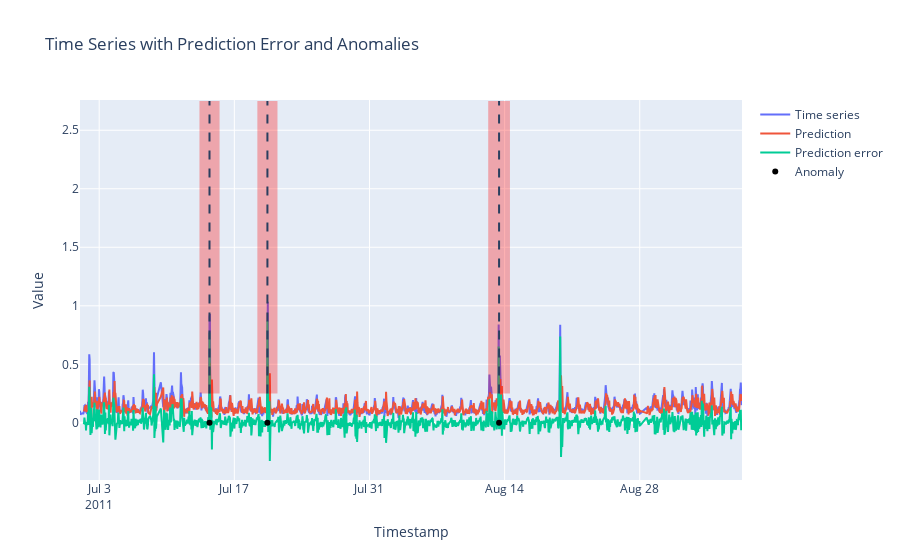

Notebook code for this chart:
### Code cell
fig = go.Figure()
fig = plot_results_timeseries(fig, df, y_pred_net, pred_error_net, anomaly_times, anomaly_windows, n_burn_in)
fig.show()

### Figure 1 — Plotly figure (JSON) as saved in the notebook; plotly's stock layout.template omitted (floating-point values rounded to 4 significant figures; data arrays with more than 128 entries replaced by an {"elided": "..."} marker saying what was removed)
{"data": [{"mode": "lines", "name": "Time series", "type": "scatter", "x": {"elided": "1538 str values"}, "y": {"elided": "1538 float values"}}, {"mode": "lines", "name": "Prediction", "type": "scatter", "x": {"elided": "1529 str values"}, "y": {"elided": "1529 float values"}}, {"mode": "lines", "name": "Prediction error", "type": "scatter", "x": {"elided": "1529 str values"}, "y": {"elided": "1529 float values"}}, {"marker": {"color": "black"}, "mode": "markers", "name": "Anomaly", "type": "scatter", "x": ["2011-07-14T10:15:01", "2011-07-20T10:15:01", "2011-08-13T10:15:01"], "y": [0, 0, 0]}], "layout": {"shapes": [{"fillcolor": "red", "line": {"width": 0}, "opacity": 0.3, "type": "rect", "x0": "2011-07-13T09:15:01", "x1": "2011-07-15T11:15:01", "y0": null, "y1": null}, {"fillcolor": "red", "line": {"width": 0}, "opacity": 0.3, "type": "rect", "x0": "2011-07-19T09:15:01", "x1": "2011-07-21T11:15:01", "y0": null, "y1": null}, {"fillcolor": "red", "line": {"width": 0}, "opacity": 0.3, "type": "rect", "x0": "2011-08-12T07:15:01", "x1": "2011-08-14T13:15:01", "y0": null, "y1": null}, {"line": {"dash": "dash"}, "type": "line", "x0": "2011-07-14T10:15:01", "x1": "2011-07-14T10:15:01", "y0": null, "y1": null}, {"line": {"dash": "dash"}, "type": "line", "x0": "2011-07-20T10:15:01", "x1": "2011-07-20T10:15:01", "y0": null, "y1": null}, {"line": {"dash": "dash"}, "type": "line", "x0": "2011-08-13T10:15:01", "x1": "2011-08-13T10:15:01", "y0": null, "y1": null}], "title": {"text": "Time Series with Prediction Error and Anomalies"}, "xaxis": {"title": {"text": "Timestamp"}}, "yaxis": {"title": {"text": "Value"}}}}
